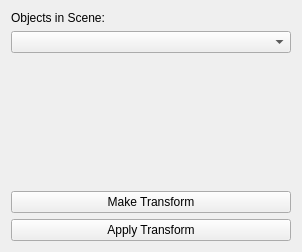
<?xml version="1.0" encoding="UTF-8"?>
<ui version="4.0">
 <class>ApplyTransformToObjectWidget</class>
 <widget class="QWidget" name="ApplyTransformToObjectWidget">
  <property name="geometry">
   <rect>
    <x>0</x>
    <y>0</y>
    <width>302</width>
    <height>252</height>
   </rect>
  </property>
  <property name="windowTitle">
   <string>Form</string>
  </property>
  <layout class="QVBoxLayout" name="verticalLayout_3">
   <item>
    <layout class="QVBoxLayout" name="verticalLayout_2">
     <item>
      <layout class="QVBoxLayout" name="verticalLayout">
       <item>
        <widget class="QLabel" name="label">
         <property name="text">
          <string>Objects in Scene:</string>
         </property>
        </widget>
       </item>
       <item>
        <widget class="QComboBox" name="sceneObjectsComboBox"/>
       </item>
      </layout>
     </item>
     <item>
      <spacer name="verticalSpacer">
       <property name="orientation">
        <enum>Qt::Vertical</enum>
       </property>
       <property name="sizeHint" stdset="0">
        <size>
         <width>20</width>
         <height>40</height>
        </size>
       </property>
      </spacer>
     </item>
     <item>
      <widget class="QPushButton" name="transformPushButton">
       <property name="text">
        <string>Make Transform</string>
       </property>
      </widget>
     </item>
     <item>
      <widget class="QPushButton" name="applyPushButton">
       <property name="text">
        <string>Apply Transform</string>
       </property>
      </widget>
     </item>
    </layout>
   </item>
  </layout>
 </widget>
 <resources/>
 <connections/>
</ui>
